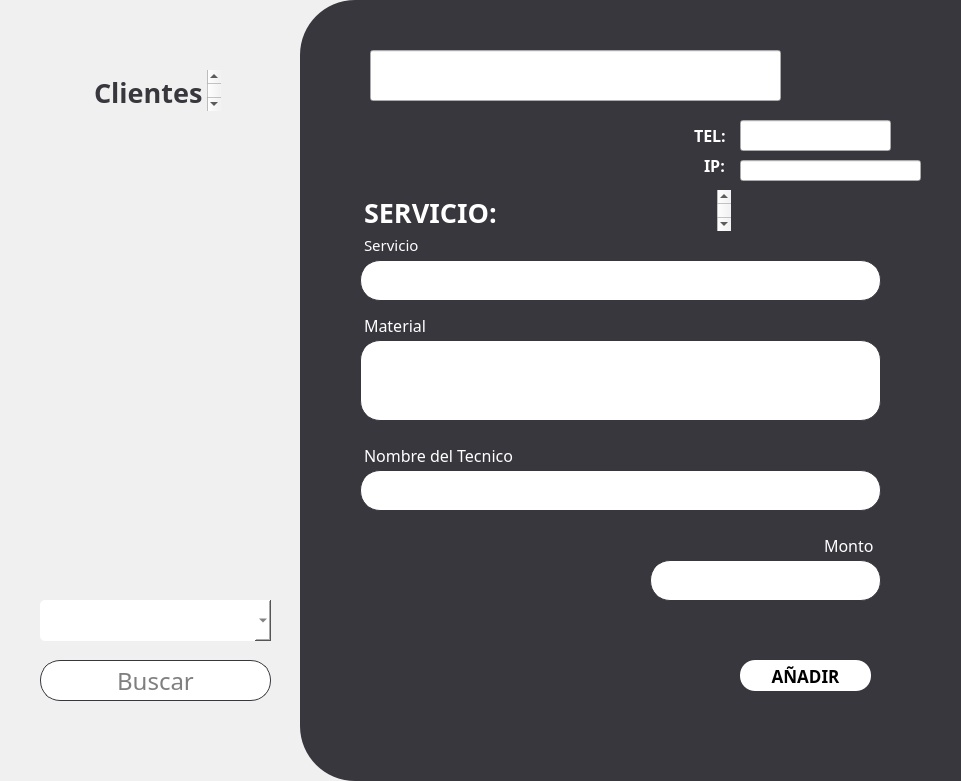
  <widget class="QFrame" name="frame_white">
   <property name="geometry">
    <rect>
     <x>340</x>
     <y>0</y>
     <width>961</width>
     <height>781</height>
    </rect>
   </property>
   <property name="styleSheet">
    <string notr="true">QFrame {
    border: none;       /* Color y grosor del borde */
    border-radius: 55px;          /* Radio de las esquinas */
    background-color: #f0f0f0;    /* Color de fondo */
    margin: 0px;                  /* Margen externo a 0 */
    padding: 0px;                 /* Espaciado interno a 0 */
}

</string>
   </property>
   <property name="frameShape">
    <enum>QFrame::StyledPanel</enum>
   </property>
   <property name="frameShadow">
    <enum>QFrame::Raised</enum>
   </property>
   <widget class="QFrame" name="frame_white_grey">
    <property name="geometry">
     <rect>
      <x>300</x>
      <y>0</y>
      <width>961</width>
      <height>781</height>
     </rect>
    </property>
    <property name="styleSheet">
     <string notr="true">QFrame {
    border: none;       /* Color y grosor del borde */
    border-radius: 55px;          /* Radio de las esquinas */
    background-color: #37373d;    /* Color de fondo */
    margin: 0px;                  /* Margen externo a 0 */
    padding: 0px;                 /* Espaciado interno a 0 */
}

</string>
    </property>
    <property name="frameShape">
     <enum>QFrame::StyledPanel</enum>
    </property>
    <property name="frameShadow">
     <enum>QFrame::Raised</enum>
    </property>
    <widget class="QPushButton" name="GuardarButton">
     <property name="geometry">
      <rect>
       <x>440</x>
       <y>660</y>
       <width>131</width>
       <height>31</height>
      </rect>
     </property>
     <property name="font">
      <font>
       <family>Montserrat</family>
       <pointsize>13</pointsize>
       <weight>75</weight>
       <bold>true</bold>
      </font>
     </property>
     <property name="styleSheet">
      <string notr="true">QPushButton{
		background: #FFFFFF; 
		 border-radius: 15px; 
}</string>
     </property>
     <property name="text">
      <string>AÑADIR</string>
     </property>
    </widget>
    <widget class="QLineEdit" name="TecnicoHolder">
     <property name="geometry">
      <rect>
       <x>60</x>
       <y>470</y>
       <width>521</width>
       <height>41</height>
      </rect>
     </property>
     <property name="font">
      <font>
       <family>Montserrat</family>
       <pointsize>18</pointsize>
      </font>
     </property>
     <property name="layoutDirection">
      <enum>Qt::LeftToRight</enum>
     </property>
     <property name="styleSheet">
      <string notr="true">QLineEdit{
	border: 1px solid  #37373d;
		background: #FFFFFF; 
		 border-radius: 20px; 
}</string>
     </property>
     <property name="inputMask">
      <string/>
     </property>
     <property name="text">
      <string/>
     </property>
     <property name="alignment">
      <set>Qt::AlignCenter</set>
     </property>
     <property name="placeholderText">
      <string/>
     </property>
    </widget>
    <widget class="QTextBrowser" name="InfoPago">
     <property name="geometry">
      <rect>
       <x>60</x>
       <y>190</y>
       <width>371</width>
       <height>41</height>
      </rect>
     </property>
     <property name="sizePolicy">
      <sizepolicy hsizetype="Expanding" vsizetype="Expanding">
       <horstretch>0</horstretch>
       <verstretch>0</verstretch>
      </sizepolicy>
     </property>
     <property name="font">
      <font>
       <family>Montserrat</family>
      </font>
     </property>
     <property name="toolTipDuration">
      <number>-1</number>
     </property>
     <property name="autoFillBackground">
      <bool>false</bool>
     </property>
     <property name="styleSheet">
      <string notr="true">QTextBrowser {
    background: transparent;  /* Quitar el fondo */
	color:#FFFFFF;
    border: none;             /* Quitar el borde */
	margin: 0;                /* Eliminar márgenes */
}</string>
     </property>
     <property name="html">
      <string>&lt;!DOCTYPE HTML PUBLIC &quot;-//W3C//DTD HTML 4.0//EN&quot; &quot;http://www.w3.org/TR/REC-html40/strict.dtd&quot;&gt;
&lt;html&gt;&lt;head&gt;&lt;meta name=&quot;qrichtext&quot; content=&quot;1&quot; /&gt;&lt;style type=&quot;text/css&quot;&gt;
p, li { white-space: pre-wrap; }
&lt;/style&gt;&lt;/head&gt;&lt;body style=&quot; font-family:'Montserrat'; font-size:8.25pt; font-weight:400; font-style:normal;&quot;&gt;
&lt;p style=&quot; margin-top:0px; margin-bottom:0px; margin-left:0px; margin-right:0px; -qt-block-indent:0; text-indent:0px;&quot;&gt;&lt;span style=&quot; font-family:'MS Shell Dlg 2'; font-size:20pt; font-weight:600;&quot;&gt;SERVICIO:&lt;/span&gt;&lt;/p&gt;&lt;/body&gt;&lt;/html&gt;</string>
     </property>
    </widget>
    <widget class="QLineEdit" name="ServicioHolder">
     <property name="geometry">
      <rect>
       <x>60</x>
       <y>260</y>
       <width>521</width>
       <height>41</height>
      </rect>
     </property>
     <property name="font">
      <font>
       <family>Montserrat</family>
       <pointsize>18</pointsize>
      </font>
     </property>
     <property name="layoutDirection">
      <enum>Qt::LeftToRight</enum>
     </property>
     <property name="styleSheet">
      <string notr="true">QLineEdit{
	border: 1px solid  #37373d;
		background: #FFFFFF; 
		 border-radius: 20px; 
}</string>
     </property>
     <property name="inputMask">
      <string/>
     </property>
     <property name="text">
      <string/>
     </property>
     <property name="alignment">
      <set>Qt::AlignCenter</set>
     </property>
     <property name="placeholderText">
      <string/>
     </property>
    </widget>
    <widget class="QTextBrowser" name="NumCuenta">
     <property name="geometry">
      <rect>
       <x>60</x>
       <y>230</y>
       <width>291</width>
       <height>41</height>
      </rect>
     </property>
     <property name="sizePolicy">
      <sizepolicy hsizetype="Expanding" vsizetype="Expanding">
       <horstretch>0</horstretch>
       <verstretch>0</verstretch>
      </sizepolicy>
     </property>
     <property name="font">
      <font>
       <family>Montserrat</family>
       <pointsize>5</pointsize>
      </font>
     </property>
     <property name="toolTipDuration">
      <number>-1</number>
     </property>
     <property name="autoFillBackground">
      <bool>false</bool>
     </property>
     <property name="styleSheet">
      <string notr="true">QTextBrowser {
    background: transparent;  /* Quitar el fondo */
	color:#FFFFFF;
    border: none;             /* Quitar el borde */
	margin: 0;                /* Eliminar márgenes */
}</string>
     </property>
     <property name="html">
      <string>&lt;!DOCTYPE HTML PUBLIC &quot;-//W3C//DTD HTML 4.0//EN&quot; &quot;http://www.w3.org/TR/REC-html40/strict.dtd&quot;&gt;
&lt;html&gt;&lt;head&gt;&lt;meta name=&quot;qrichtext&quot; content=&quot;1&quot; /&gt;&lt;style type=&quot;text/css&quot;&gt;
p, li { white-space: pre-wrap; }
&lt;/style&gt;&lt;/head&gt;&lt;body style=&quot; font-family:'Montserrat'; font-size:5pt; font-weight:400; font-style:normal;&quot;&gt;
&lt;p style=&quot; margin-top:0px; margin-bottom:0px; margin-left:0px; margin-right:0px; -qt-block-indent:0; text-indent:0px;&quot;&gt;&lt;span style=&quot; font-size:11pt;&quot;&gt;Servicio&lt;/span&gt;&lt;/p&gt;&lt;/body&gt;&lt;/html&gt;</string>
     </property>
    </widget>
    <widget class="QLineEdit" name="MaterialHolder">
     <property name="geometry">
      <rect>
       <x>60</x>
       <y>340</y>
       <width>521</width>
       <height>81</height>
      </rect>
     </property>
     <property name="font">
      <font>
       <family>Montserrat</family>
       <pointsize>18</pointsize>
      </font>
     </property>
     <property name="layoutDirection">
      <enum>Qt::LeftToRight</enum>
     </property>
     <property name="styleSheet">
      <string notr="true">QLineEdit{
	border: 1px solid  #37373d;
		background: #FFFFFF; 
		 border-radius: 20px; 
}</string>
     </property>
     <property name="inputMask">
      <string/>
     </property>
     <property name="text">
      <string/>
     </property>
     <property name="alignment">
      <set>Qt::AlignCenter</set>
     </property>
     <property name="placeholderText">
      <string/>
     </property>
    </widget>
    <widget class="QTextBrowser" name="Folio">
     <property name="geometry">
      <rect>
       <x>60</x>
       <y>310</y>
       <width>201</width>
       <height>41</height>
      </rect>
     </property>
     <property name="sizePolicy">
      <sizepolicy hsizetype="Expanding" vsizetype="Expanding">
       <horstretch>0</horstretch>
       <verstretch>0</verstretch>
      </sizepolicy>
     </property>
     <property name="font">
      <font>
       <family>Montserrat</family>
       <pointsize>5</pointsize>
      </font>
     </property>
     <property name="toolTipDuration">
      <number>-1</number>
     </property>
     <property name="autoFillBackground">
      <bool>false</bool>
     </property>
     <property name="styleSheet">
      <string notr="true">QTextBrowser {
    background: transparent;  /* Quitar el fondo */
	color:#FFFFFF;
    border: none;             /* Quitar el borde */
	margin: 0;                /* Eliminar márgenes */
}</string>
     </property>
     <property name="html">
      <string>&lt;!DOCTYPE HTML PUBLIC &quot;-//W3C//DTD HTML 4.0//EN&quot; &quot;http://www.w3.org/TR/REC-html40/strict.dtd&quot;&gt;
&lt;html&gt;&lt;head&gt;&lt;meta name=&quot;qrichtext&quot; content=&quot;1&quot; /&gt;&lt;style type=&quot;text/css&quot;&gt;
p, li { white-space: pre-wrap; }
&lt;/style&gt;&lt;/head&gt;&lt;body style=&quot; font-family:'Montserrat'; font-size:5pt; font-weight:400; font-style:normal;&quot;&gt;
&lt;p style=&quot; margin-top:0px; margin-bottom:0px; margin-left:0px; margin-right:0px; -qt-block-indent:0; text-indent:0px;&quot;&gt;&lt;span style=&quot; font-size:12pt;&quot;&gt;Material&lt;/span&gt;&lt;/p&gt;&lt;/body&gt;&lt;/html&gt;</string>
     </property>
    </widget>
    <widget class="QLineEdit" name="MontoHolder">
     <property name="geometry">
      <rect>
       <x>350</x>
       <y>560</y>
       <width>231</width>
       <height>41</height>
      </rect>
     </property>
     <property name="font">
      <font>
       <family>Montserrat</family>
       <pointsize>18</pointsize>
      </font>
     </property>
     <property name="layoutDirection">
      <enum>Qt::LeftToRight</enum>
     </property>
     <property name="styleSheet">
      <string notr="true">QLineEdit{
	border: 1px solid  #37373d;
		background: #FFFFFF; 
		 border-radius: 20px; 
}</string>
     </property>
     <property name="inputMask">
      <string/>
     </property>
     <property name="text">
      <string/>
     </property>
     <property name="alignment">
      <set>Qt::AlignCenter</set>
     </property>
     <property name="placeholderText">
      <string/>
     </property>
    </widget>
    <widget class="QLineEdit" name="NombreHolder">
     <property name="geometry">
      <rect>
       <x>70</x>
       <y>50</y>
       <width>411</width>
       <height>51</height>
      </rect>
     </property>
     <property name="font">
      <font>
       <family>&quot;Montserratl&quot;</family>
       <pointsize>-1</pointsize>
      </font>
     </property>
     <property name="layoutDirection">
      <enum>Qt::LeftToRight</enum>
     </property>
     <property name="styleSheet">
      <string notr="true">QLineEdit{
		color: #FFFFFF;
		Font-family: \&quot;Montserratl\&quot;;
		font-size: 36px;
		border: none;
		background: transparent; 
}</string>
     </property>
     <property name="inputMask">
      <string/>
     </property>
     <property name="text">
      <string/>
     </property>
     <property name="alignment">
      <set>Qt::AlignBottom|Qt::AlignLeading|Qt::AlignLeft</set>
     </property>
     <property name="readOnly">
      <bool>true</bool>
     </property>
     <property name="placeholderText">
      <string/>
     </property>
    </widget>
    <widget class="QLineEdit" name="IPHolder">
     <property name="geometry">
      <rect>
       <x>440</x>
       <y>160</y>
       <width>181</width>
       <height>21</height>
      </rect>
     </property>
     <property name="font">
      <font>
       <family>&quot;Montserratl&quot;</family>
       <pointsize>-1</pointsize>
      </font>
     </property>
     <property name="layoutDirection">
      <enum>Qt::LeftToRight</enum>
     </property>
     <property name="styleSheet">
      <string notr="true">QLineEdit{
		color: #FFFFFF;
		Font-family: \&quot;Montserratl\&quot;;
		font-size: 18px;
		border: none;
		background: transparent; 
}</string>
     </property>
     <property name="inputMask">
      <string/>
     </property>
     <property name="text">
      <string/>
     </property>
     <property name="alignment">
      <set>Qt::AlignLeading|Qt::AlignLeft|Qt::AlignVCenter</set>
     </property>
     <property name="readOnly">
      <bool>true</bool>
     </property>
     <property name="placeholderText">
      <string/>
     </property>
    </widget>
    <widget class="QTextBrowser" name="IpText">
     <property name="geometry">
      <rect>
       <x>400</x>
       <y>150</y>
       <width>51</width>
       <height>31</height>
      </rect>
     </property>
     <property name="sizePolicy">
      <sizepolicy hsizetype="Expanding" vsizetype="Expanding">
       <horstretch>0</horstretch>
       <verstretch>0</verstretch>
      </sizepolicy>
     </property>
     <property name="font">
      <font>
       <family>Montserrat</family>
       <pointsize>5</pointsize>
       <weight>75</weight>
       <bold>true</bold>
      </font>
     </property>
     <property name="toolTipDuration">
      <number>-1</number>
     </property>
     <property name="autoFillBackground">
      <bool>false</bool>
     </property>
     <property name="styleSheet">
      <string notr="true">QTextBrowser {
    background: transparent;  /* Quitar el fondo */
	color:#FFFFFF;
    border: none;             /* Quitar el borde */
	margin: 0;                /* Eliminar márgenes */
}</string>
     </property>
     <property name="html">
      <string>&lt;!DOCTYPE HTML PUBLIC &quot;-//W3C//DTD HTML 4.0//EN&quot; &quot;http://www.w3.org/TR/REC-html40/strict.dtd&quot;&gt;
&lt;html&gt;&lt;head&gt;&lt;meta name=&quot;qrichtext&quot; content=&quot;1&quot; /&gt;&lt;style type=&quot;text/css&quot;&gt;
p, li { white-space: pre-wrap; }
&lt;/style&gt;&lt;/head&gt;&lt;body style=&quot; font-family:'Montserrat'; font-size:5pt; font-weight:600; font-style:normal;&quot;&gt;
&lt;p style=&quot; margin-top:0px; margin-bottom:0px; margin-left:0px; margin-right:0px; -qt-block-indent:0; text-indent:0px;&quot;&gt;&lt;span style=&quot; font-size:12pt;&quot;&gt;IP:&lt;/span&gt;&lt;/p&gt;&lt;/body&gt;&lt;/html&gt;</string>
     </property>
    </widget>
    <widget class="QLineEdit" name="TelHolder">
     <property name="geometry">
      <rect>
       <x>440</x>
       <y>120</y>
       <width>151</width>
       <height>31</height>
      </rect>
     </property>
     <property name="font">
      <font>
       <family>&quot;Montserratl&quot;</family>
       <pointsize>-1</pointsize>
      </font>
     </property>
     <property name="layoutDirection">
      <enum>Qt::LeftToRight</enum>
     </property>
     <property name="styleSheet">
      <string notr="true">QLineEdit{
		color: #FFFFFF;
		Font-family: \&quot;Montserratl\&quot;;
		font-size: 18px;
		border: none;
		background: transparent; 
}</string>
     </property>
     <property name="inputMask">
      <string/>
     </property>
     <property name="text">
      <string/>
     </property>
     <property name="alignment">
      <set>Qt::AlignLeading|Qt::AlignLeft|Qt::AlignVCenter</set>
     </property>
     <property name="readOnly">
      <bool>true</bool>
     </property>
     <property name="placeholderText">
      <string/>
     </property>
    </widget>
    <widget class="QTextBrowser" name="TELText">
     <property name="geometry">
      <rect>
       <x>390</x>
       <y>120</y>
       <width>61</width>
       <height>31</height>
      </rect>
     </property>
     <property name="sizePolicy">
      <sizepolicy hsizetype="Expanding" vsizetype="Expanding">
       <horstretch>0</horstretch>
       <verstretch>0</verstretch>
      </sizepolicy>
     </property>
     <property name="font">
      <font>
       <family>Montserrat</family>
       <pointsize>5</pointsize>
       <weight>75</weight>
       <bold>true</bold>
      </font>
     </property>
     <property name="toolTipDuration">
      <number>-1</number>
     </property>
     <property name="autoFillBackground">
      <bool>false</bool>
     </property>
     <property name="styleSheet">
      <string notr="true">QTextBrowser {
    background: transparent;  /* Quitar el fondo */
	color:#FFFFFF;
    border: none;             /* Quitar el borde */
	margin: 0;                /* Eliminar márgenes */
}</string>
     </property>
     <property name="html">
      <string>&lt;!DOCTYPE HTML PUBLIC &quot;-//W3C//DTD HTML 4.0//EN&quot; &quot;http://www.w3.org/TR/REC-html40/strict.dtd&quot;&gt;
&lt;html&gt;&lt;head&gt;&lt;meta name=&quot;qrichtext&quot; content=&quot;1&quot; /&gt;&lt;style type=&quot;text/css&quot;&gt;
p, li { white-space: pre-wrap; }
&lt;/style&gt;&lt;/head&gt;&lt;body style=&quot; font-family:'Montserrat'; font-size:5pt; font-weight:600; font-style:normal;&quot;&gt;
&lt;p style=&quot; margin-top:0px; margin-bottom:0px; margin-left:0px; margin-right:0px; -qt-block-indent:0; text-indent:0px;&quot;&gt;&lt;span style=&quot; font-size:12pt;&quot;&gt;TEL:&lt;/span&gt;&lt;/p&gt;&lt;/body&gt;&lt;/html&gt;</string>
     </property>
    </widget>
    <widget class="QTextBrowser" name="MontoText_3">
     <property name="geometry">
      <rect>
       <x>60</x>
       <y>440</y>
       <width>201</width>
       <height>41</height>
      </rect>
     </property>
     <property name="sizePolicy">
      <sizepolicy hsizetype="Expanding" vsizetype="Expanding">
       <horstretch>0</horstretch>
       <verstretch>0</verstretch>
      </sizepolicy>
     </property>
     <property name="font">
      <font>
       <family>Montserrat</family>
       <pointsize>5</pointsize>
      </font>
     </property>
     <property name="toolTipDuration">
      <number>-1</number>
     </property>
     <property name="autoFillBackground">
      <bool>false</bool>
     </property>
     <property name="styleSheet">
      <string notr="true">QTextBrowser {
    background: transparent;  /* Quitar el fondo */
	color:#FFFFFF;
    border: none;             /* Quitar el borde */
	margin: 0;                /* Eliminar márgenes */
}</string>
     </property>
     <property name="html">
      <string>&lt;!DOCTYPE HTML PUBLIC &quot;-//W3C//DTD HTML 4.0//EN&quot; &quot;http://www.w3.org/TR/REC-html40/strict.dtd&quot;&gt;
&lt;html&gt;&lt;head&gt;&lt;meta name=&quot;qrichtext&quot; content=&quot;1&quot; /&gt;&lt;style type=&quot;text/css&quot;&gt;
p, li { white-space: pre-wrap; }
&lt;/style&gt;&lt;/head&gt;&lt;body style=&quot; font-family:'Montserrat'; font-size:5pt; font-weight:400; font-style:normal;&quot;&gt;
&lt;p style=&quot; margin-top:0px; margin-bottom:0px; margin-left:0px; margin-right:0px; -qt-block-indent:0; text-indent:0px;&quot;&gt;&lt;span style=&quot; font-size:12pt;&quot;&gt;Nombre del Tecnico&lt;/span&gt;&lt;/p&gt;&lt;/body&gt;&lt;/html&gt;</string>
     </property>
    </widget>
    <widget class="QTextBrowser" name="MontoText_4">
     <property name="geometry">
      <rect>
       <x>520</x>
       <y>530</y>
       <width>61</width>
       <height>41</height>
      </rect>
     </property>
     <property name="sizePolicy">
      <sizepolicy hsizetype="Expanding" vsizetype="Expanding">
       <horstretch>0</horstretch>
       <verstretch>0</verstretch>
      </sizepolicy>
     </property>
     <property name="font">
      <font>
       <family>Montserrat</family>
       <pointsize>5</pointsize>
      </font>
     </property>
     <property name="toolTipDuration">
      <number>-1</number>
     </property>
     <property name="layoutDirection">
      <enum>Qt::RightToLeft</enum>
     </property>
     <property name="autoFillBackground">
      <bool>false</bool>
     </property>
     <property name="styleSheet">
      <string notr="true">QTextBrowser {
    background: transparent;  /* Quitar el fondo */
	color:#FFFFFF;
    border: none;             /* Quitar el borde */
	margin: 0;                /* Eliminar márgenes */
}</string>
     </property>
     <property name="html">
      <string>&lt;!DOCTYPE HTML PUBLIC &quot;-//W3C//DTD HTML 4.0//EN&quot; &quot;http://www.w3.org/TR/REC-html40/strict.dtd&quot;&gt;
&lt;html&gt;&lt;head&gt;&lt;meta name=&quot;qrichtext&quot; content=&quot;1&quot; /&gt;&lt;style type=&quot;text/css&quot;&gt;
p, li { white-space: pre-wrap; }
&lt;/style&gt;&lt;/head&gt;&lt;body style=&quot; font-family:'Montserrat'; font-size:5pt; font-weight:400; font-style:normal;&quot;&gt;
&lt;p style=&quot; margin-top:0px; margin-bottom:0px; margin-left:0px; margin-right:0px; -qt-block-indent:0; text-indent:0px;&quot;&gt;&lt;span style=&quot; font-size:12pt;&quot;&gt;Monto&lt;/span&gt;&lt;/p&gt;&lt;/body&gt;&lt;/html&gt;</string>
     </property>
    </widget>
   </widget>
   <widget class="QTextBrowser" name="Clientes">
    <property name="geometry">
     <rect>
      <x>90</x>
      <y>70</y>
      <width>131</width>
      <height>41</height>
     </rect>
    </property>
    <property name="sizePolicy">
     <sizepolicy hsizetype="Expanding" vsizetype="Expanding">
      <horstretch>0</horstretch>
      <verstretch>0</verstretch>
     </sizepolicy>
    </property>
    <property name="font">
     <font>
      <family>Montserrat</family>
     </font>
    </property>
    <property name="toolTipDuration">
     <number>-1</number>
    </property>
    <property name="autoFillBackground">
     <bool>false</bool>
    </property>
    <property name="styleSheet">
     <string notr="true">QTextBrowser {
    background: transparent;  /* Quitar el fondo */
	color:#37373d;
    border: none;             /* Quitar el borde */
	margin: 0;                /* Eliminar márgenes */
}</string>
    </property>
    <property name="html">
     <string>&lt;!DOCTYPE HTML PUBLIC &quot;-//W3C//DTD HTML 4.0//EN&quot; &quot;http://www.w3.org/TR/REC-html40/strict.dtd&quot;&gt;
&lt;html&gt;&lt;head&gt;&lt;meta name=&quot;qrichtext&quot; content=&quot;1&quot; /&gt;&lt;style type=&quot;text/css&quot;&gt;
p, li { white-space: pre-wrap; }
&lt;/style&gt;&lt;/head&gt;&lt;body style=&quot; font-family:'Montserrat'; font-size:8.25pt; font-weight:400; font-style:normal;&quot;&gt;
&lt;p style=&quot; margin-top:0px; margin-bottom:0px; margin-left:0px; margin-right:0px; -qt-block-indent:0; text-indent:0px;&quot;&gt;&lt;span style=&quot; font-family:'MS Shell Dlg 2'; font-size:20pt; font-weight:600;&quot;&gt;Clientes&lt;/span&gt;&lt;/p&gt;&lt;/body&gt;&lt;/html&gt;</string>
    </property>
   </widget>
   <widget class="QListView" name="listViewClients">
    <property name="geometry">
     <rect>
      <x>40</x>
      <y>141</y>
      <width>221</width>
      <height>411</height>
     </rect>
    </property>
    <property name="font">
     <font>
      <family>Montserrat</family>
      <pointsize>16</pointsize>
     </font>
    </property>
   </widget>
   <widget class="QLineEdit" name="lineEdit">
    <property name="geometry">
     <rect>
      <x>40</x>
      <y>660</y>
      <width>231</width>
      <height>41</height>
     </rect>
    </property>
    <property name="font">
     <font>
      <family>Montserrat</family>
      <pointsize>18</pointsize>
     </font>
    </property>
    <property name="layoutDirection">
     <enum>Qt::LeftToRight</enum>
    </property>
    <property name="styleSheet">
     <string notr="true">QLineEdit{
	border: 1px solid  #37373d;
		background: #FFFFFF; 
		 border-radius: 20px; 
}</string>
    </property>
    <property name="inputMask">
     <string/>
    </property>
    <property name="alignment">
     <set>Qt::AlignCenter</set>
    </property>
    <property name="placeholderText">
     <string>Buscar</string>
    </property>
   </widget>
   <widget class="QComboBox" name="Select1">
    <property name="geometry">
     <rect>
      <x>40</x>
      <y>600</y>
      <width>231</width>
      <height>41</height>
     </rect>
    </property>
    <property name="font">
     <font>
      <family>Montserrat</family>
      <pointsize>-1</pointsize>
     </font>
    </property>
    <property name="styleSheet">
     <string notr="true">QComboBox{
 	background: #FFFFFF;
	color: #37373d;
	border-radius: 5px;
	font-family: Montserrat; /* Type of font */
    font-size: 16px;                /* Size of the text */
}</string>
    </property>
   </widget>
  </widget>
